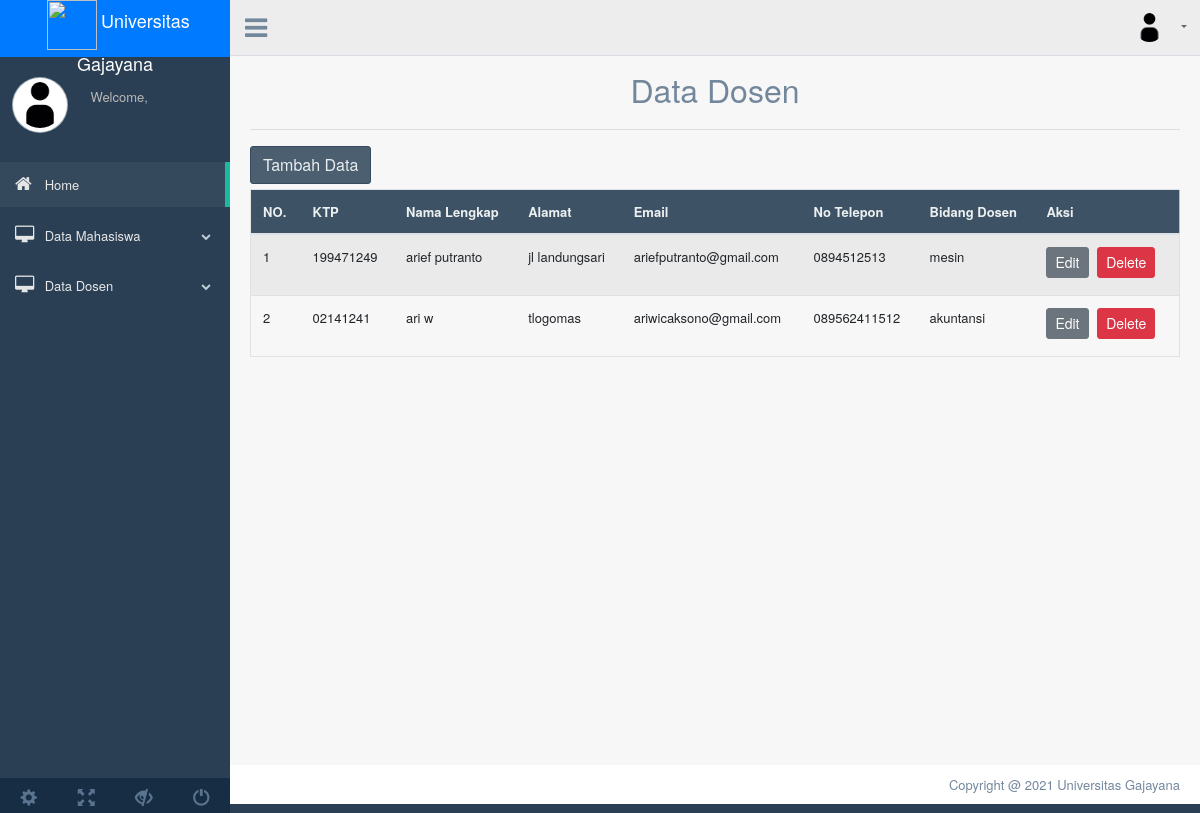
The app's page /index.php?page=tampil_dsn with its own data.
### tables this page shows
CREATE TABLE `dosen` (
  `id_dosen` int(5) NOT NULL,
  `ktp_dosen` varchar(50) NOT NULL,
  `nama_dosen` varchar(100) NOT NULL,
  `alamat_dosen` varchar(100) NOT NULL,
  `email_dosen` varchar(100) NOT NULL,
  `notlp_dosen` varchar(15) NOT NULL,
  `bidang_dosen` varchar(100) NOT NULL
);

### tampil_data_dosen.php (the view, shortened to what this page needs)
<?php
include('koneksi.php');
?>
<div class="container" style="margin-top:20px">
    <center>
        <font size="6">Data Dosen</font>
    </center>
    <hr>
    <a href="index.php?page=tambah_dsn"><button class="btn btn-dark right">Tambah Data</button></a>
    <div class="table-responsive">
        <table class="table table-striped jambo_table bulk_action">
            <thead>
                <tr>
                    <th>NO.</th>
                    <th>KTP</th>
                    <th>Nama Lengkap</th>
                    <th>Alamat</th>
                    <th>Email</th>
                    <th>No Telepon</th>
                    <th>Bidang Dosen</th>
                    <th>Aksi</th>
                </tr>
            </thead>
            <tbody>
                <?php
                $sql = mysqli_query($conn, "SELECT * FROM dosen ORDER BY id_dosen DESC") or die(mysqli_error($conn));
                if (mysqli_num_rows($sql) > 0) {
                    $no = 1;
                    while ($data = mysqli_fetch_assoc($sql)) {
                        echo '
						<tr>
							<td>' . $no . '</td>
                            <td>' . $data['ktp_dosen'] . '</td>
							<td>' . $data['nama_dosen'] . '</td>
							<td>' . $data['alamat_dosen'] . '</td>
							<td>' . $data['email_dosen'] . '</td>
                            <td>' . $data['notlp_dosen'] . '</td>
                            <td>' . $data['bidang_dosen'] . '</td>
							<td>
								<a href="index.php?page=edit_dsn&id_dosen=' . $data['id_dosen'] . '" class="btn btn-secondary btn-sm">Edit</a>
								<a href="delete_dosen.php?id_dosen=' . $data['id_dosen'] . '" class="btn btn-danger btn-sm" onclick="return confirm(\'Yakin ingin menghapus data ini?\')">Delete</a>
							</td>
						</tr>
						';
                        $no++;
                    }
                } else {
                    echo '
					<tr>
						<td colspan="6">Tidak ada data.</td>
					</tr>
					';
                }
                ?>
        </table>
    </div>
</div>

### index.php (shortened to what this page needs)
<!DOCTYPE html>
<html lang="en">
<head>
  <link href="assets/bootstrap/dist/css/bootstrap.min.css" rel="stylesheet">
  <link href="assets/font-awesome/css/font-awesome.min.css" rel="stylesheet">
  <link href="assets/nprogress/nprogress.css" rel="stylesheet">
  <link href="assets/iCheck/skins/flat/green.css" rel="stylesheet">
  <link href="assets/bootstrap-progressbar/css/bootstrap-progressbar-3.3.4.min.css" rel="stylesheet">
  <link href="assets/css/custom.min.css" rel="stylesheet">
</head>
<body class="nav-md">
  <div class="container body">
    <div class="main_container">
      <div class="col-md-3 left_col">
        <div class=" left_col scroll-view">
          <div class="navbar nav_title" style="border: 0;">
            <center>
              &nbsp; <span><a href="index.php">
                  <img src="assets/images/LOGO-UNIGA-ONLY.png" width="50" height="50">
                  <font size="4.95" color="white" face="Helvetica Neue">
                    Universitas Gajayana
                  </font>
              </span></a>
            </center>
          </div>
          <div class="profile clearfix">
            <div class="profile_pic">
              <img src="assets/images/user-icon.png" alt="..." class="img-circle profile_img">
            </div>
            <div class="profile_info">
              <span>Welcome,</span>
            </div>
          </div>
          <br />
          <div id="sidebar-menu" class="main_menu_side hidden-print main_menu">
            <div class="menu_section">
              <ul class="nav side-menu">
                <li><a href="index.php"><i class="fa fa-home"></i> Home <span class="fa fa-chevron"></span></a>
                </li>
                <li><a href="#"><i class="fa fa-desktop"></i> Data Mahasiswa <span class="fa fa-chevron-down"></span></a>
                </li>
                <li><a><i class="fa fa-desktop"></i> Data Dosen <span class="fa fa-chevron-down"></span></a>
                </li>
              </ul>
            </div>
          </div>
          <div class="sidebar-footer hidden-small">
            <a data-toggle="tooltip" data-placement="top" title="Settings" href="#">
              <span class="glyphicon glyphicon-cog" aria-hidden="true"></span>
            </a>
            <a data-toggle="tooltip" data-placement="top" title="FullScreen" href="#">
              <span class="glyphicon glyphicon-fullscreen" aria-hidden="true"></span>
            </a>
            <a data-toggle="tooltip" data-placement="top" title="Lock" href="#">
              <span class="glyphicon glyphicon-eye-close" aria-hidden="true"></span>
            </a>
            <a data-toggle="tooltip" data-placement="top" title="Logout" href="logout.php">
              <span class="glyphicon glyphicon-off" aria-hidden="true"></span>
            </a>
          </div>
        </div>
      </div>
      <div class="top_nav">
        <div class="nav_menu">
          <div class="nav toggle">
            <a id="menu_toggle"><i class="fa fa-bars"></i></a>
          </div>
          <nav class="nav navbar-nav">
            <ul class=" navbar-right">
              <li class="nav-item dropdown open">
                <a href="#" class="user-profile dropdown-toggle" aria-haspopup="true" id="navbarDropdown" data-toggle="dropdown" aria-expanded="false">
                  <img src="assets/images/user-icon.png" alt="">
                </a>
              </li>
            </ul>
          </nav>
        </div>
      </div>
    </div>
    <div class="right_col" role="main">
      <?php
      $queries = array();
      parse_str($_SERVER['QUERY_STRING'], $queries);
      switch ($queries['page']) {
        case 'tampil_dsn':
          include 'tampil_data_dosen.php';
          break;
      }
      ?>
    </div>
    <footer>
      <div class="pull-right">
        Copyright @ 2021 Universitas Gajayana
      </div>
      <div class="clearfix"></div>
    </footer>
  </div>
</body>
</html>

### records on screen
dosen: ktp_dosen "199471249", nama_dosen "arief putranto", alamat_dosen "jl landungsari", email_dosen "ariefputranto@gmail.com", notlp_dosen "0894512513", bidang_dosen "mesin"
dosen: ktp_dosen "02141241", nama_dosen "ari w", alamat_dosen "tlogomas", email_dosen "ariwicaksono@gmail.com", notlp_dosen "089562411512", bidang_dosen "akuntansi"
